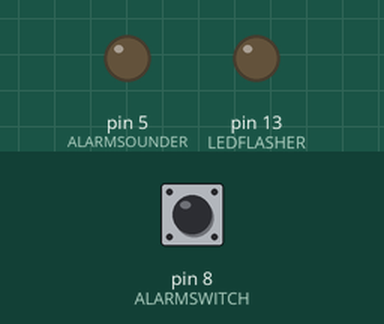
Simulated run of this sketch. Board: Arduino Uno, built with avr-gcc and run on an emulated ATmega328P. Parts: output pins drawn as LEDs (lit = HIGH). The test bench sets the inputs (shaded band); at power-on: pin 8 (ALARMSWITCH) HIGH.

Above: at 1.2 s.
1.3 s: pin 8 (ALARMSWITCH) pulled LOW for 0.15 s
At 2.06 s:
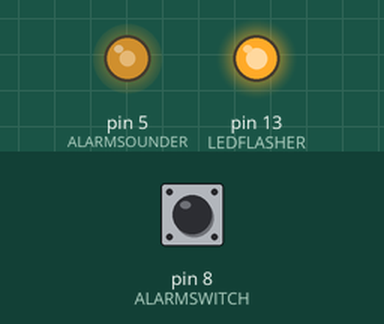
At 2.66 s:
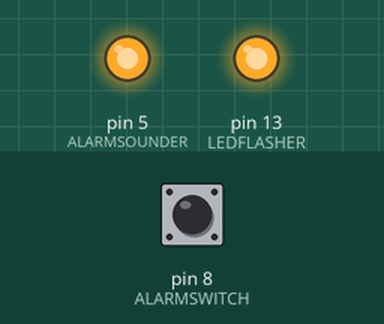
4.3 s: pin 8 (ALARMSWITCH) pulled LOW for 1 s
At 5.61 s:
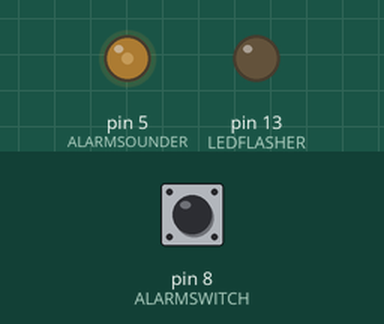
7.3 s: pin 8 (ALARMSWITCH) pulled LOW for 3.2 s
Timing chart, 0 to 14.6 s (numbered marks = the images above; inputs shaded):
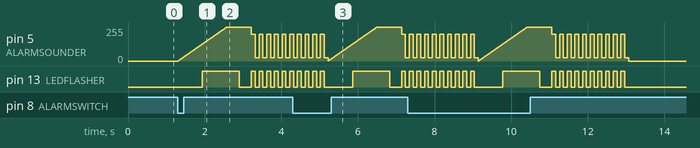

Measured:
- after the input at 1.3 s, pin 13 (LEDFLASHER): goes HIGH 0.96 s, LOW 0.32 s, 5 × (HIGH 0.10 s, LOW 0.10 s), then HIGH, starting after 0.64 s

The sketch:

ALARMA_PULSADOR.ino
```cpp
#define LEDFLASHER 13
#define ALARMSOUNDER 5
#define ALARMSWITCH 8
int i = 0;
int val = LOW;
int pre_val = LOW;
int state = 0;
void setup()
{
    pinMode(LEDFLASHER, OUTPUT);
    pinMode(ALARMSOUNDER, OUTPUT);
    pinMode(ALARMSWITCH, INPUT_PULLUP);
}
void loop()
{
    state = digitalRead(ALARMSWITCH);
    if (state == 0)
    {
        for(i = 0; i < 255; i = i + 2)
        {
            analogWrite(LEDFLASHER, i);
            analogWrite(ALARMSOUNDER, i);
            delay(10);
        }
        for(i = 255; i > 1; i = i - 2)
        {
            analogWrite(LEDFLASHER, i);
            analogWrite(ALARMSOUNDER, i);
            delay(5);
        }
        for(i = 1; i <= 10; i++)
        {
            analogWrite(LEDFLASHER, 255);
            analogWrite(ALARMSOUNDER, 200);
            delay(100);
            analogWrite(LEDFLASHER, 0);
            analogWrite(ALARMSOUNDER, 25);
            delay(100);
        }
    }
    else
    {
        analogWrite(ALARMSOUNDER, 0);
        analogWrite(LEDFLASHER, 0);
    }
    pre_val = val;
}
```
